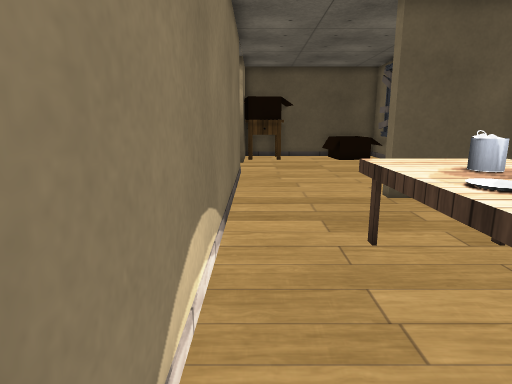
view 1 (above)

17 first-person views from a walk through a 3-D level made in the Unity game engine. The camera is 1.4 m above the floor, tilts 12° down and sees 75° across. The floor is counted in squares, 0.6 m on a side. Each view is taken from the middle of a square. On the plan, view 1 faces up. The plan holds only what a view shows up to about 19 squares ahead; the rest is blank. The place goes on beyond the plan. The player character is not drawn. Some surface patterns are stand-ins.

view 2
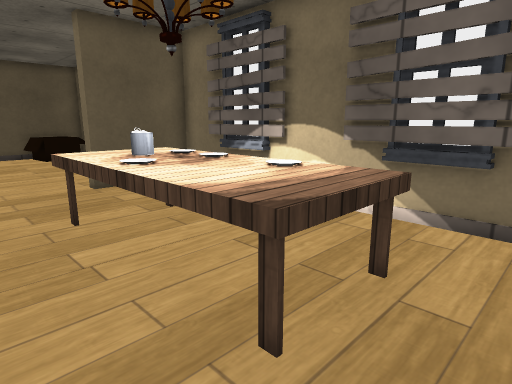

view 3
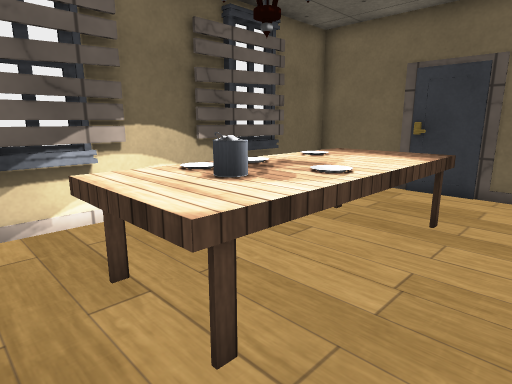

view 4
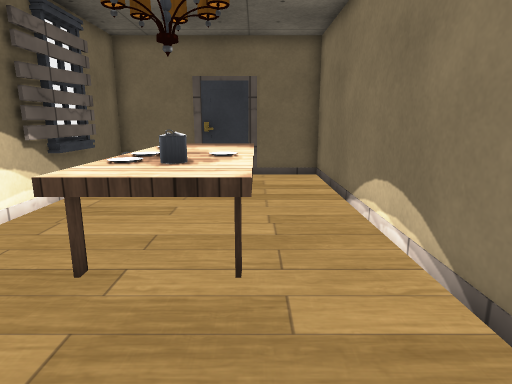

view 5
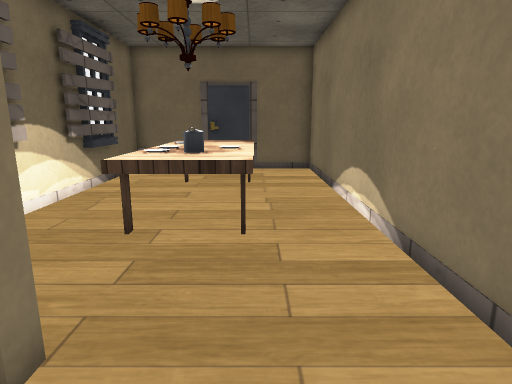

view 6
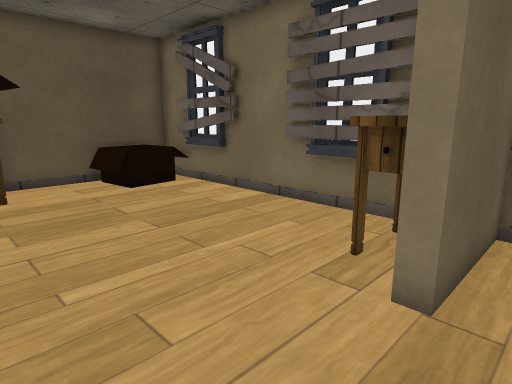

view 7
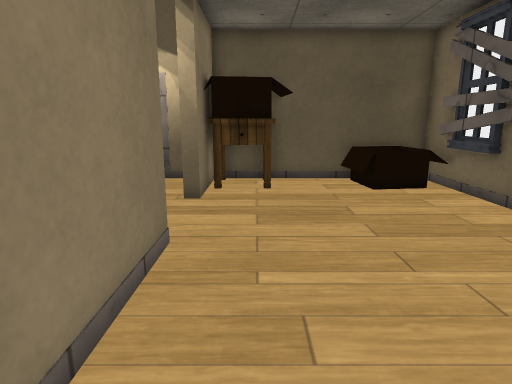

view 8
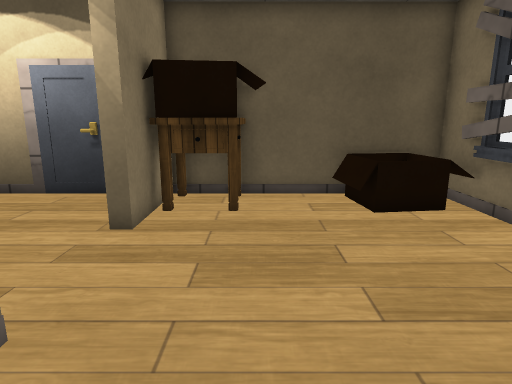

view 9
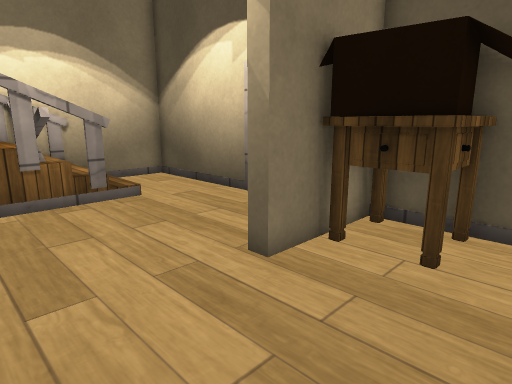

view 10
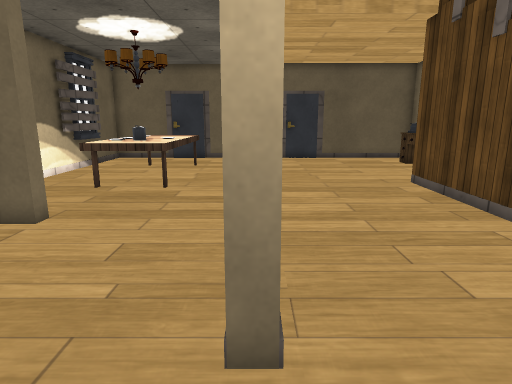

view 11
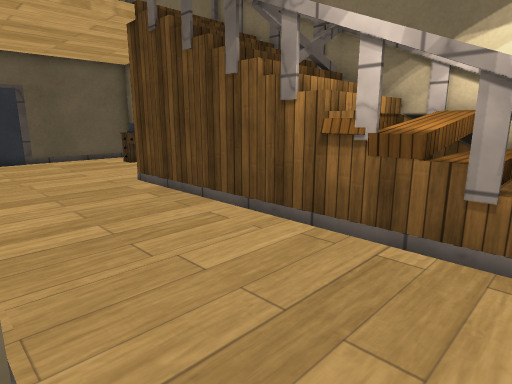

view 12
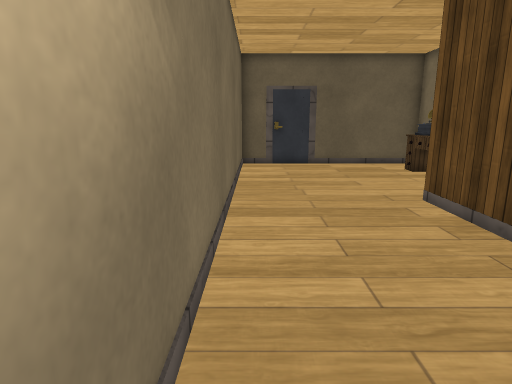

view 13
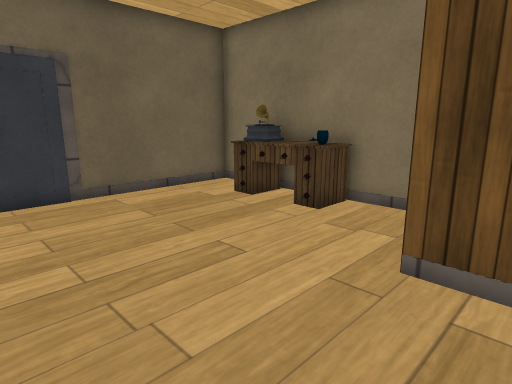

view 14
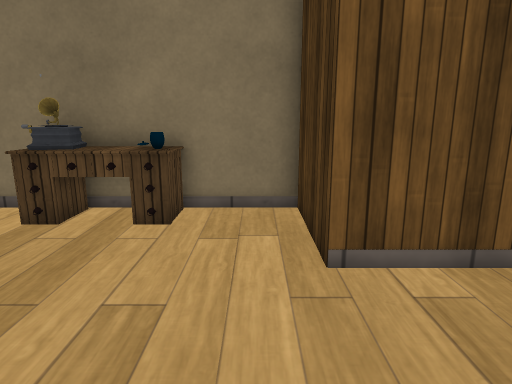

view 15
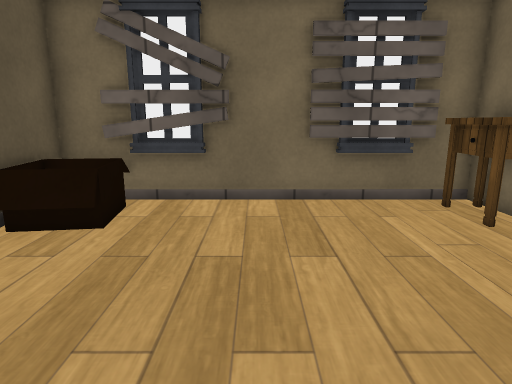

view 16
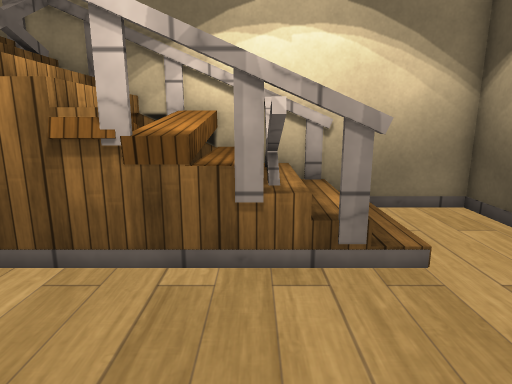

view 17
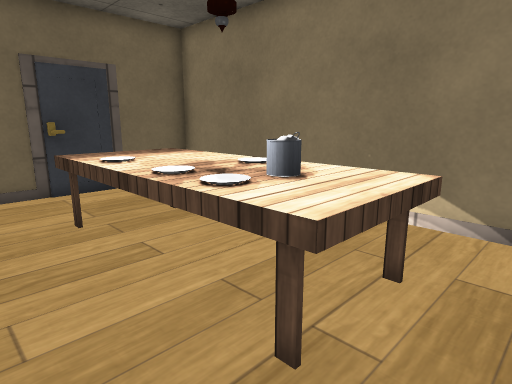

### Floor plan
Key: @ floor where view 1 was taken; # wall or solid block; . main floor; : floor 1 m higher than the main floor; + floor 1.25 m higher than the main floor; * floor 1.5 m higher than the main floor; / step, stairs or slope; = window, fence, low wall or low ledge; T table; N nightstand; B box; E desk; J jar; O other object.
Columns run from 11 left of view 1 to 8 right of it. Each row starts with its distance up from view 1.
 23 ####################
 22 #.........# BN. B=B#
 21 #.........#BBN..BBB#
 20 #////.....#BN...B. #
 19 #////............. #
 18 # / #..............#
 17 #===#..............#
 16 #:::=..............#
 15 #**+#.....#........#
 14  ## #.....#........#
 13     #.....#....... #
 12     #.....#.....NNN#
 11     #.....#....#N N#
 10     #.....#....#####
  9     #.....#......  #
  8     #.....#........#
  7     #.....#..TTTT..#
  6     #.....#..TTTT..#
  5 #####.....#..TTTT..#
  4 #.........#..TTTT..#
  3 #.........#..TTTT..#
  2 #JE.......#..TTTT..#
  1 #JE.......#..TTTT..#
  0 #EE.......#@.TTTT..#
 -1 ##E.......#........#
 -2 ##........#........#
 -3 #.........#........O
 -4 ####################

Where each view was taken, in squares from view 1:
view 1: 0 up, 0 right, facing up
view 2: 2 down, 0 right, facing up-right
view 3: 8 up, 0 right, facing down-right
view 4: 11 up, 2 right, facing down
view 5: 13 up, 2 right, facing down
view 6: 9 up, 0 right, facing up-right
view 7: 9 up, 1 right, facing up
view 8: 12 up, 2 right, facing up
view 9: 15 up, 3 right, facing up-left
view 10: 18 up, 1 left, facing down
view 11: 18 up, 1 left, facing down-left
view 12: 15 up, 2 left, facing down
view 13: 7 up, 2 left, facing down-left
view 14: 4 up, 2 left, facing left
view 15: 17 up, 2 left, facing right
view 16: 17 up, 2 left, facing left
view 17: 8 up, 7 right, facing down-left
